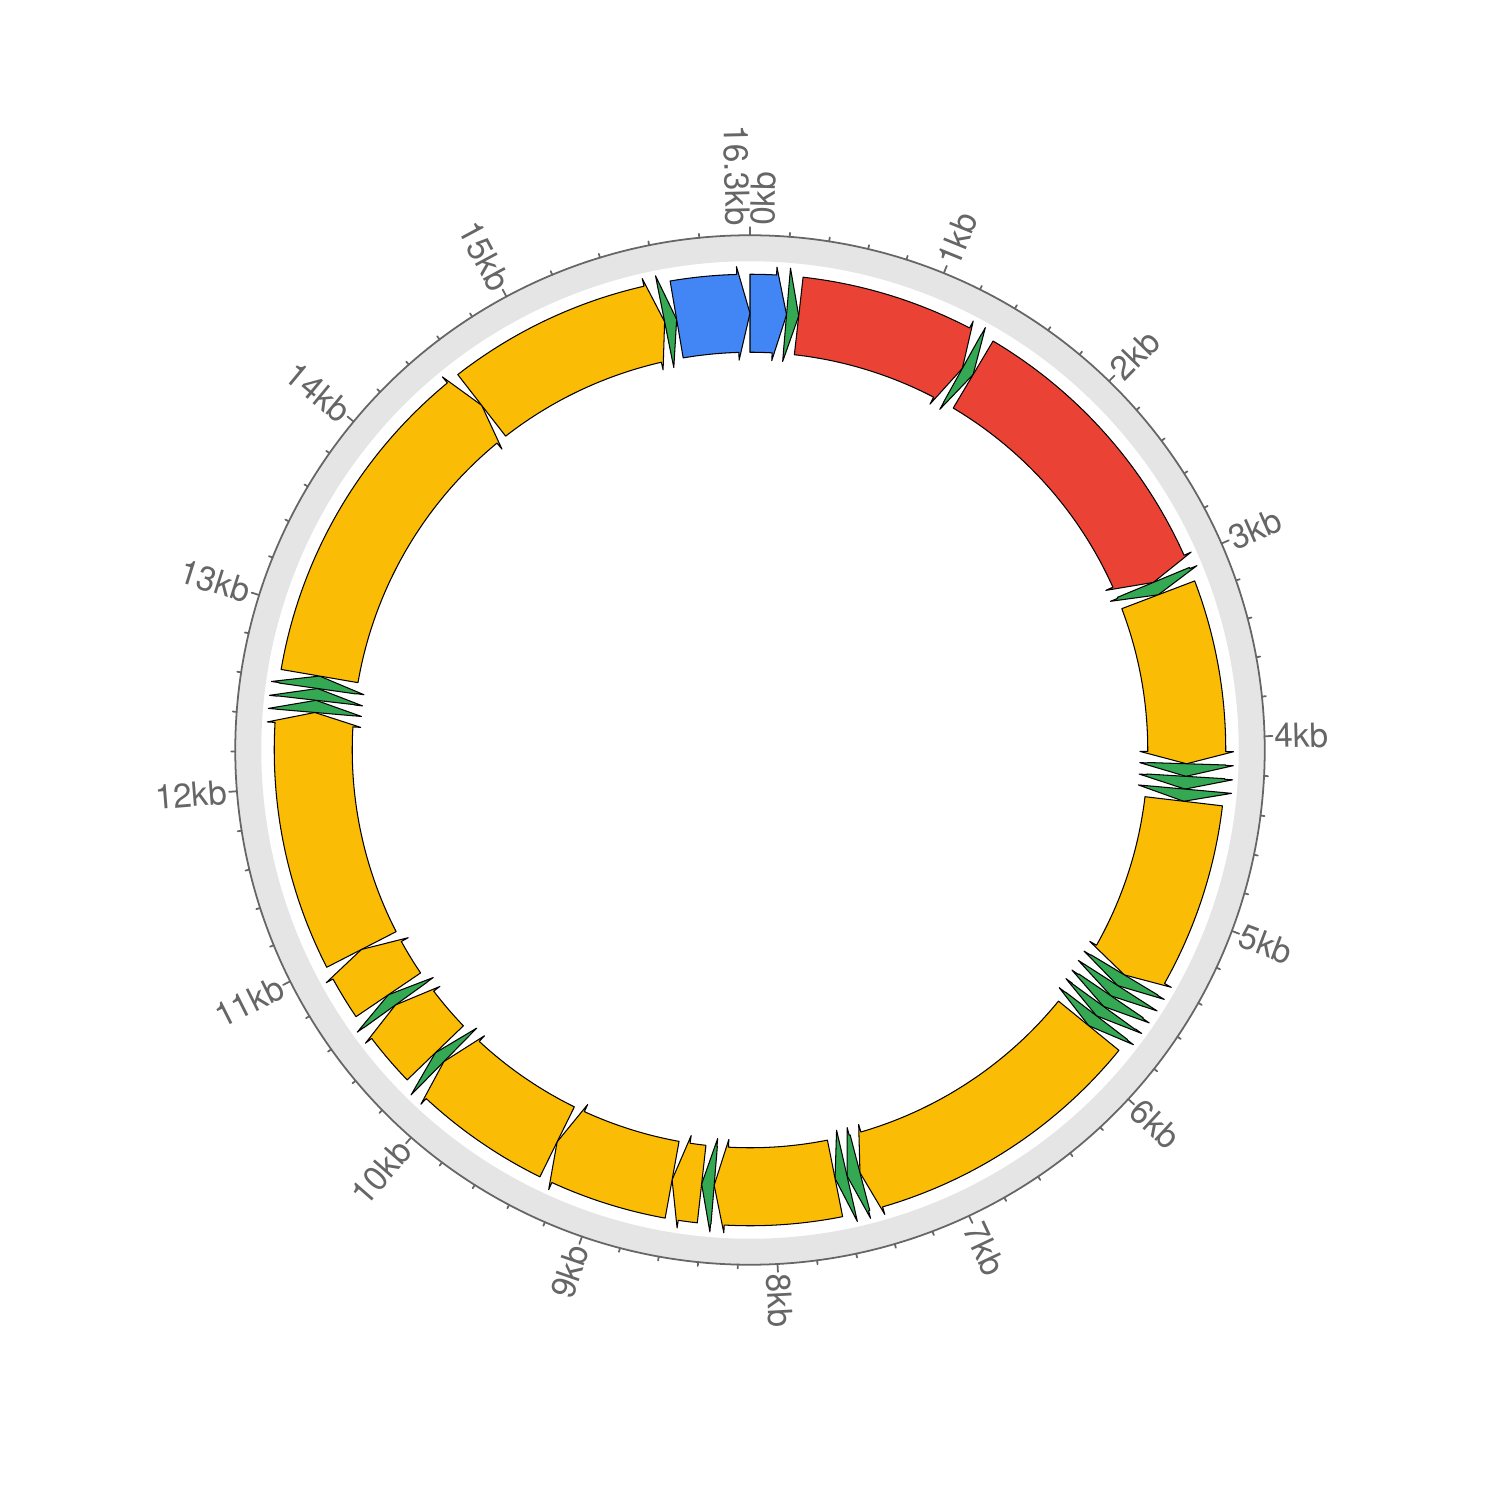

Source code (R):
setwd("/path/to/folder/")
library(circlize)

col_text <- "grey40"
col_track1 <- "grey40"

name <- "mito"
start <- as.numeric("0")
end <- as.numeric("16277") #mitogenome length
size <- data.frame(name, start, end)

pdf("Figure S1.pdf", width = 15, height = 15) 

#chromosome track
circos.clear()
circos.par(points.overflow.warning=FALSE, gap.degree=0, "start.degree" = 90, "canvas.ylim" = c(0, 0), "canvas.xlim" = c(-1.3, 1.3), cell.padding = c(0, 0, 0, 0))
circos.initialize(factors=size$name, xlim=matrix(c(size$start,size$end),ncol=2))
#canvas.ylim = c(-1.5,1)
#canvas.xlim = c(-1.1,1.1)

circos.track(ylim=c(0,1),panel.fun=function(x,y) {
  chr=CELL_META$sector.index
  xlim=CELL_META$xlim
  length= (max(xlim))
  length_label = paste((format(round(length/(10^3), 1), nsmall = 1)), "kb", sep="")
  ylim=CELL_META$ylim
  
  ticks = c(0, 1*10^3, 2*10^3, 3*10^3, 4*10^3, 5*10^3, 6*10^3, 7*10^3, 8*10^3, 9*10^3, 10*10^3, 11*10^3, 12*10^3, 13*10^3, 14*10^3, 15*10^3,length)
  labels =  c("0kb", "1kb", "2kb", "3kb", "4kb", "5kb", "6kb", "7kb", "8kb", "9kb", "10kb", "11kb", "12kb", "13kb", "14kb", "15kb", length_label)
  circos.genomicAxis(h = "top", lwd = 1.7, major.at = ticks, labels = labels, 
                     labels.cex = 2, col=col_text, labels.col=col_text,
                     labels.facing="clockwise",
                     major.tick.length = convert_y(2, unit=c("mm")))
},bg.col="grey90",bg.border=NA,track.height=0.05)

circos.clear()

#first circle
bHirRus1 <- read.table("Mitos2.txt", sep="\t", header = FALSE)
names(bHirRus1) <- c("dataset", "type","name","start","end","a","b")
sectors = cbind(bHirRus1$start, bHirRus1$end)

bHirRus1$type=as.factor(bHirRus1$type)
color_easy = c("#FBBC05", "#4285F4", "#EA4335", "#34A853")[bHirRus1$type]

par(new = TRUE) # <- magic
circos.par(gap.degree=0, "canvas.xlim" = c(-1.3, 1.3), "canvas.ylim" = c(0, 0), "start.degree" = 90, cell.padding = c(0, 0, 0, 0))
circos.initialize(bHirRus1$name, xlim = sectors)

circos.track(ylim = c(1, 1.4), panel.fun = function(x, y, ...) {
  circos.arrow(CELL_META$xlim[1], CELL_META$xlim[2], 
               arrow.head.width = CELL_META$yrange*0.6, arrow.head.length = ux(0.31, "cm"),
               col = color_easy[CELL_META$sector.numeric.index])
}, bg.border = NA, "track.height" = 0.3)

dev.off()
